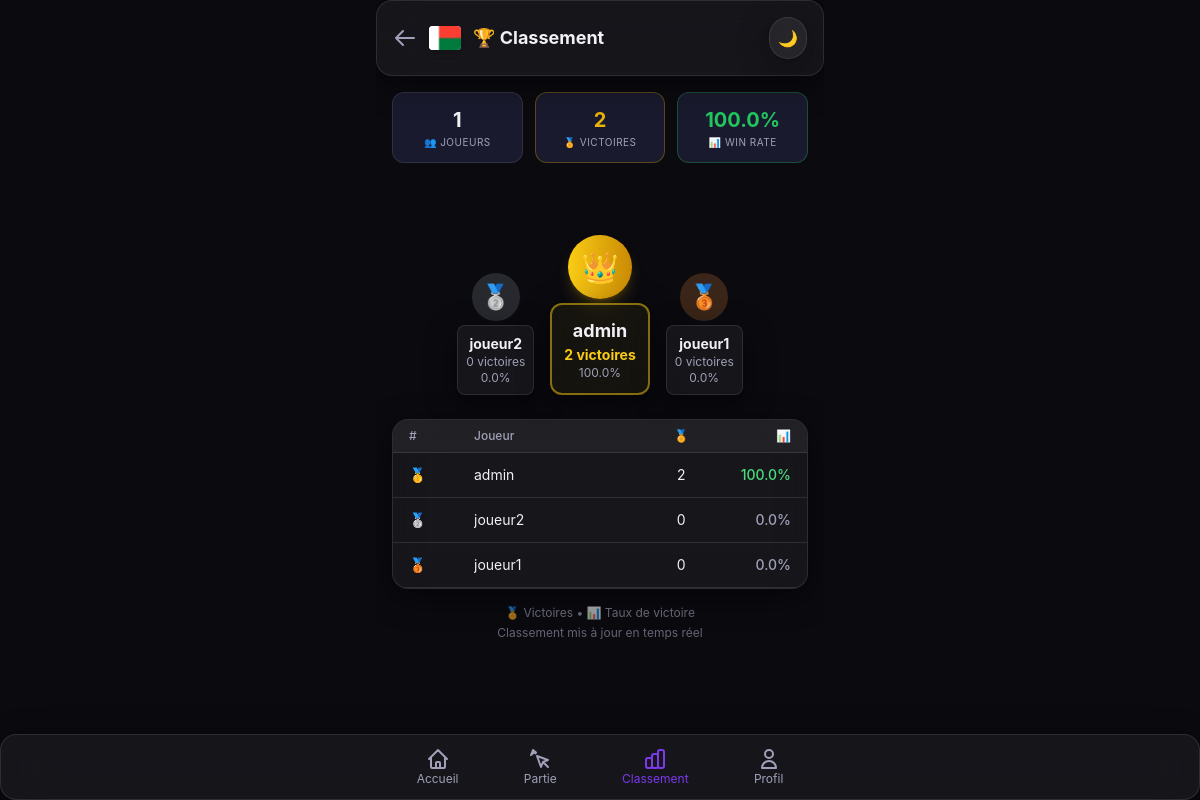
The page /leaderboard.php on the database its author committed.
### tables this page shows
CREATE TABLE users (
    id INT AUTO_INCREMENT PRIMARY KEY,
    username VARCHAR(50) UNIQUE NOT NULL,
    email VARCHAR(100) UNIQUE NOT NULL,
    password VARCHAR(255) NOT NULL,
    avatar VARCHAR(255) DEFAULT 'default.png',
    balance DECIMAL(10,2) DEFAULT 10.00,
    total_wins INT DEFAULT 0,
    total_games INT DEFAULT 0,
    is_online BOOLEAN DEFAULT FALSE,
    last_activity TIMESTAMP DEFAULT CURRENT_TIMESTAMP,
    created_at TIMESTAMP DEFAULT CURRENT_TIMESTAMP,
    updated_at TIMESTAMP DEFAULT CURRENT_TIMESTAMP ON UPDATE CURRENT_TIMESTAMP,
    INDEX idx_username (username),
    INDEX idx_email (email)
);

### leaderboard.php (the view, shortened to what this page needs)
<?php
require_once 'includes/config.php';
$stmt = $pdo->prepare("
    SELECT
        u.id,
        u.username,
        u.balance,
        (SELECT COUNT(*) FROM game_players WHERE user_id = u.id AND is_winner = 1) as wins,
        (SELECT COUNT(*) FROM game_players WHERE user_id = u.id) as games_played,
        ROUND(
            (SELECT COUNT(*) FROM game_players WHERE user_id = u.id AND is_winner = 1) /
            NULLIF((SELECT COUNT(*) FROM game_players WHERE user_id = u.id), 0) * 100,
            1
        ) as win_rate
    FROM users u
    WHERE u.id IN (SELECT DISTINCT user_id FROM game_players)
    ORDER BY wins DESC, win_rate DESC
    LIMIT 100
");
$stmt->execute();
$players = $stmt->fetchAll();
$ranked = [];
$rank = 1;
foreach ($players as $p) {
    $ranked[] = array_merge($p, ['rank' => $rank++]);
}
$stats = $pdo->query("
    SELECT
        COUNT(DISTINCT user_id) as total_players,
        SUM(wins) as total_wins,
        AVG(win_rate) as avg_win_rate
    FROM (
        SELECT
            user_id,
            COUNT(*) as wins,
            ROUND(COUNT(*) / (SELECT COUNT(*) FROM game_players gp2 WHERE gp2.user_id = gp.user_id) * 100, 1) as win_rate
        FROM game_players gp
        WHERE is_winner = 1
        GROUP BY user_id
    ) as subquery
")->fetch();
?>
<!DOCTYPE html>
<html lang="fr" data-theme="dark">
<head>
    <script src="https://cdn.tailwindcss.com"></script>
    <link rel="stylesheet" href="assets/css/style.css">
    <link rel="stylesheet" href="assets/css/cards.css">
</head>
<body>
    <div class="app-container max-w-md mx-auto min-h-screen flex flex-col">
        <header class="glass p-4 flex justify-between items-center z-10">
            <div class="flex items-center gap-3">
                <a href="index.php" class="text-[var(--text-secondary)] hover:text-[var(--text-primary)] transition-colors">
                    <svg class="w-6 h-6" fill="none" stroke="currentColor" viewBox="0 0 24 24">
                        <path stroke-linecap="round" stroke-linejoin="round" stroke-width="2" d="M10 19l-7-7m0 0l7-7m-7 7h18"/>
                    </svg>
                </a>
                <div class="w-8 h-6 rounded overflow-hidden shadow-md flex-shrink-0 bg-white">
                    <img src="assets/images/flags/madagascar.png" alt="Madagascar"
                         class="w-full h-full object-cover"
                         onerror="this.style.display='none'">
                </div>
                <h1 class="text-lg font-bold text-[var(--text-primary)]">🏆 Classement</h1>
            </div>
            <button id="themeToggle" class="p-2 rounded-full glass text-[var(--text-secondary)]">🌙</button>
        </header>
        <main class="flex-1 overflow-y-auto p-4 pb-24">
            <div class="grid grid-cols-3 gap-3 mb-6">
                <div class="stat-card">
                    <p class="stat-value"><?php echo $stats['total_players'] ?? 0; ?></p>
                    <p class="stat-label">👥 Joueurs</p>
                </div>
                <div class="stat-card" style="border-color: rgba(234,179,8,0.3);">
                    <p class="stat-value" style="color: #eab308;"><?php echo number_format($stats['total_wins'] ?? 0, 0); ?></p>
                    <p class="stat-label">🏅 Victoires</p>
                </div>
                <div class="stat-card" style="border-color: rgba(34,197,94,0.3);">
                    <p class="stat-value" style="color: #22c55e;"><?php echo number_format($stats['avg_win_rate'] ?? 0, 1); ?>%</p>
                    <p class="stat-label">📊 Win rate</p>
                </div>
            </div>
            <?php if (count($ranked) >= 3): ?>
                <div class="flex justify-center items-end gap-4 mb-6 h-52">
                    <div class="text-center">
                        <div class="w-12 h-12 rounded-full bg-gray-400/20 flex items-center justify-center text-2xl mx-auto mb-1">🥈</div>
                        <div class="glass p-2 rounded-lg">
                            <p class="text-sm font-bold text-[var(--text-primary)]"><?php echo htmlspecialchars($ranked[1]['username'] ?? '?'); ?></p>
                            <p class="text-xs text-[var(--text-secondary)]"><?php echo $ranked[1]['wins'] ?? 0; ?> victoires</p>
                            <p class="text-xs text-[var(--text-secondary)]"><?php echo $ranked[1]['win_rate'] ?? 0; ?>%</p>
                        </div>
                    </div>
                    <div class="text-center -mt-8">
                        <div class="w-16 h-16 rounded-full bg-gradient-to-r from-yellow-400 to-yellow-600 flex items-center justify-center text-3xl mx-auto mb-1 animate-pulse shadow-lg shadow-yellow-500/25">👑</div>
                        <div class="glass p-3 rounded-xl border-2 border-yellow-400/50 bg-yellow-400/5">
                            <p class="text-lg font-bold text-[var(--text-primary)]"><?php echo htmlspecialchars($ranked[0]['username'] ?? '?'); ?></p>
                            <p class="text-sm font-bold text-yellow-400"><?php echo $ranked[0]['wins'] ?? 0; ?> victoires</p>
                            <p class="text-xs text-[var(--text-secondary)]"><?php echo $ranked[0]['win_rate'] ?? 0; ?>%</p>
                        </div>
                    </div>
                    <div class="text-center">
                        <div class="w-12 h-12 rounded-full bg-orange-400/20 flex items-center justify-center text-2xl mx-auto mb-1">🥉</div>
                        <div class="glass p-2 rounded-lg">
                            <p class="text-sm font-bold text-[var(--text-primary)]"><?php echo htmlspecialchars($ranked[2]['username'] ?? '?'); ?></p>
                            <p class="text-xs text-[var(--text-secondary)]"><?php echo $ranked[2]['wins'] ?? 0; ?> victoires</p>
                            <p class="text-xs text-[var(--text-secondary)]"><?php echo $ranked[2]['win_rate'] ?? 0; ?>%</p>
                        </div>
                    </div>
                </div>
            <?php endif; ?>
            <div class="glass rounded-2xl overflow-hidden">
                <div class="grid grid-cols-12 gap-2 px-4 py-2 bg-[var(--bg-glass)] text-xs text-[var(--text-secondary)] font-medium border-b border-[var(--border-glass)]">
                    <div class="col-span-2">#</div>
                    <div class="col-span-5">Joueur</div>
                    <div class="col-span-3 text-center">🏅</div>
                    <div class="col-span-2 text-right">📊</div>
                </div>
                <?php if (empty($ranked)): ?>
                    <div class="p-8 text-center text-[var(--text-secondary)] text-sm">
                        Aucun joueur classé
                    </div>
                <?php else: ?>
                    <?php foreach (array_slice($ranked, 0, 50) as $player): ?>
                        <div class="grid grid-cols-12 gap-2 px-4 py-3 border-b border-[var(--border-glass)] hover:bg-[var(--bg-glass)] transition-colors
                                    <?php echo (isset($_SESSION['user_id']) && $player['id'] == $_SESSION['user_id']) ? 'bg-[var(--accent-primary)]/10 border-l-4 border-[var(--accent-primary)]' : ''; ?>">
                            <div class="col-span-2 text-sm font-bold text-[var(--text-primary)]">
                                <?php
                                    if ($player['rank'] == 1) echo '🥇';
                                    elseif ($player['rank'] == 2) echo '🥈';
                                    elseif ($player['rank'] == 3) echo '🥉';
                                    else echo '<span class="text-[var(--text-secondary)]">#' . $player['rank'] . '</span>';
                                ?>
                            </div>
                            <div class="col-span-5 text-sm text-[var(--text-primary)] truncate flex items-center gap-2">
                                <?php echo htmlspecialchars($player['username']); ?>
                            </div>
                            <div class="col-span-3 text-center text-sm text-[var(--text-primary)]">
                                <?php echo $player['wins']; ?>
                            </div>
                            <div class="col-span-2 text-right text-sm font-medium <?php echo ($player['win_rate'] ?? 0) >= 50 ? 'text-green-400' : 'text-[var(--text-secondary)]'; ?>">
                                <?php echo $player['win_rate'] ?? 0; ?>%
                            </div>
                        </div>
                    <?php endforeach; ?>
                <?php endif; ?>
            </div>
            <div class="mt-4 text-center text-xs text-[var(--text-secondary)] opacity-60">
                <p>🏅 Victoires • 📊 Taux de victoire</p>
                <p class="mt-1">Classement mis à jour en temps réel</p>
            </div>
        </main>
        <nav class="fixed bottom-0 left-0 right-0 glass border-t border-[var(--border-glass)] z-20">
            <div class="flex justify-around max-w-md mx-auto p-2">
                <a href="index.php" class="flex flex-col items-center text-[var(--text-secondary)] py-1 px-3 rounded-lg hover:text-[var(--text-primary)] transition-colors">
                    <svg class="w-6 h-6" fill="none" stroke="currentColor" viewBox="0 0 24 24"><path stroke-linecap="round" stroke-linejoin="round" stroke-width="2" d="M3 12l2-2m0 0l7-7 7 7M5 10v10a1 1 0 001 1h3m10-11l2 2m-2-2v10a1 1 0 01-1 1h-3m-6 0a1 1 0 001-1v-4a1 1 0 011-1h2a1 1 0 011 1v4a1 1 0 001 1m-6 0h6"/></svg>
                    <span class="text-xs">Accueil</span>
                </a>
                <a href="game.php" class="flex flex-col items-center text-[var(--text-secondary)] py-1 px-3 rounded-lg hover:text-[var(--text-primary)] transition-colors">
                    <svg class="w-6 h-6" fill="none" stroke="currentColor" viewBox="0 0 24 24"><path stroke-linecap="round" stroke-linejoin="round" stroke-width="2" d="M15 15l-2 5L9 9l11 4-5 2zm0 0l5 5M7.5 6.5L5 3l3 2.5M5 3l-2 5 3-2.5z"/></svg>
                    <span class="text-xs">Partie</span>
                </a>
                <a href="leaderboard.php" class="flex flex-col items-center text-[var(--accent-primary)] py-1 px-3 rounded-lg transition-colors">
                    <span class="text-xs">Classement</span>
                </a>
                <a href="profile.php" class="flex flex-col items-center text-[var(--text-secondary)] py-1 px-3 rounded-lg hover:text-[var(--text-primary)] transition-colors">
                    <svg class="w-6 h-6" fill="none" stroke="currentColor" viewBox="0 0 24 24"><path stroke-linecap="round" stroke-linejoin="round" stroke-width="2" d="M16 7a4 4 0 11-8 0 4 4 0 018 0zM12 14a7 7 0 00-7 7h14a7 7 0 00-7-7z"/></svg>
                    <span class="text-xs">Profil</span>
                </a>
            </div>
        </nav>
    </div>
</body>
</html>

### assets/css/style.css (style rules this page uses)
:root { --bg-primary: #f0f0f5; --bg-secondary: #ffffff; --bg-card: #fafafa; --bg-glass: rgba(255, 255, 255, 0.7); --border-glass: rgba(0, 0, 0, 0.1); --text-primary: #1a1a2e; --text-secondary: #4a4a5e; --accent-primary: #7c3aed; --accent-secondary: #06b6d4; --accent-gradient: linear-gradient(135deg, #7c3aed, #06b6d4); --shadow-glass: 0 8px 32px rgba(0, 0, 0, 0.08); --radius: 16px; --transition: all 0.3s cubic-bezier(0.4, 0, 0.2, 1); --bg-image: url('../images/background/bg-main.png'); --card-back: url('../images/cards/card-back.png'); --flag-white: #ffffff; --flag-red: #fc3e32; --flag-green: #007a3d; --bg-layer-1: radial-gradient(ellipse at center, #e8e5f0, #d5d0e0); --bg-layer-flag-opacity: 0.08; --bg-card-item-opacity: 0.2; --bg-card-item-shadow: 0 4px 20px rgba(0,0,0,0.1); --particle-color-1: #7c3aed; --particle-color-2: #06b6d4; --particle-color-3: #fc3e32; --particle-color-4: #007a3d; --particle-color-5: #6b21a8; }
[data-theme="dark"] { --bg-primary: #0a0a0f; --bg-secondary: #13131f; --bg-card: #1a1a2e; --bg-glass: rgba(255, 255, 255, 0.05); --border-glass: rgba(255, 255, 255, 0.1); --text-primary: #f0f0f5; --text-secondary: #a0a0b8; --shadow-glass: 0 8px 32px rgba(0, 0, 0, 0.4); --bg-layer-1: radial-gradient(ellipse at center, #1a1a3e, #0a0a0f); --bg-layer-flag-opacity: 0.06; --bg-card-item-opacity: 0.15; --bg-card-item-shadow: 0 4px 20px rgba(0,0,0,0.3); --particle-color-1: #7c3aed; --particle-color-2: #06b6d4; --particle-color-3: #fc3e32; --particle-color-4: #007a3d; --particle-color-5: #a855f7; }
* { margin: 0; padding: 0; box-sizing: border-box; }
body { font-family: -apple-system, BlinkMacSystemFont, 'Segoe UI', Roboto, sans-serif; background: var(--bg-primary); color: var(--text-primary); transition: var(--transition); -webkit-font-smoothing: antialiased; -moz-osx-font-smoothing: grayscale; min-height: 100vh; }
.app-container { position: relative; overflow: hidden; min-height: 100vh; }
.glass { background: var(--bg-glass); backdrop-filter: blur(20px); -webkit-backdrop-filter: blur(20px); border: 1px solid var(--border-glass); border-radius: var(--radius); box-shadow: var(--shadow-glass); transition: var(--transition); }
.stat-card { background: var(--bg-card); border-radius: 12px; padding: 12px; text-align: center; border: 1px solid var(--border-glass); transition: var(--transition); }
.stat-card .stat-value { font-size: 20px; font-weight: bold; color: var(--text-primary); }
.stat-card .stat-label { font-size: 10px; color: var(--text-secondary); text-transform: uppercase; letter-spacing: 0.05em; }
nav a { transition: var(--transition); padding: 4px 12px; border-radius: 8px; }

### rows shown on the page
users: username "joueur2", wins "0", win_rate "0.0"
users: username "admin", wins "2", win_rate "100.0"
users: username "joueur1", wins "0", win_rate "0.0"

### other values the page prints
$stats['total_players'] "1"
$stats['total_wins'] "2"
$stats['avg_win_rate'] "100.0"
$ranked[1]['wins'] "0"
$ranked[1]['win_rate'] "0.0"
$ranked[0]['wins'] "2"
$ranked[0]['win_rate'] "100.0"
$ranked[2]['wins'] "0"
$ranked[2]['win_rate'] "0.0"
